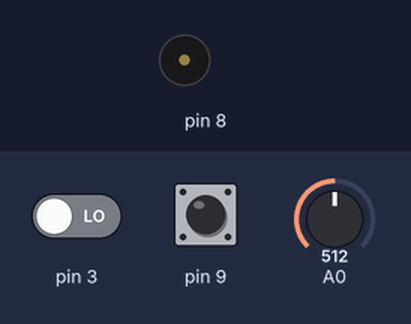
Simulated run of this sketch. Board: Arduino Uno, built with avr-gcc and run on an emulated ATmega328P. On the bench: buzzer (waves = sounding). Inputs (shaded band) come from the test bench; at power-on: pin 3 LOW, pin 9 HIGH, A0 = 512. What the sketch prints to the serial monitor is not drawn.

Above: at 0.1 s.
At 0.6 s:
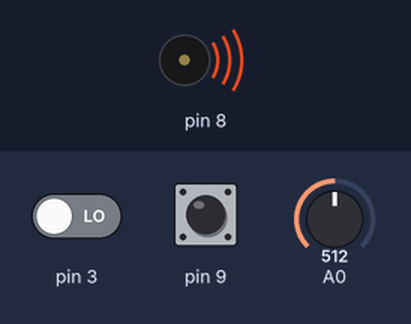
Timing chart, 0 to 2.1 s (numbered marks = the images above):
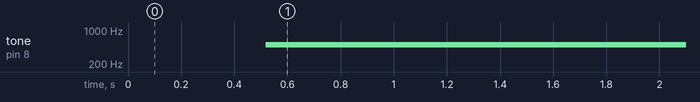

Measured:
- by itself, tone on pin 8: silent → 500 Hz at 0.52 s

The sketch:

Fire_detect_arduino.ino
```cpp
volatile float tmp;
int gas;
int key;

void setup()
{
  Serial.begin(9600);
  Serial.println("Detection begin!");
  tmp = 0;
  gas = 0;
  pinMode(8, OUTPUT);
  pinMode(3, INPUT);
  pinMode(9, INPUT);
}

void loop()
{
  tmp = analogRead(A0)*0.488;
  gas = digitalRead(3);
  key = digitalRead(9);
  if (tmp >= 50 || gas == 1) {
    digitalWrite(9,HIGH);
    if(key==1){
      digitalWrite(2,HIGH);
      tone(8,500);
      delay(500);
    }else if(key==0){
      digitalWrite(2,LOW);
      noTone(8);
    }
  }
  else if (tmp < 50 && gas == 0) {
    digitalWrite(2,LOW);
    noTone(8);
  }

  Serial.print("Temperature for the device is: ");
  Serial.println(tmp);
  Serial.print("Gas for the device is: ");
  Serial.println(gas);
  delay(500);
}
```
